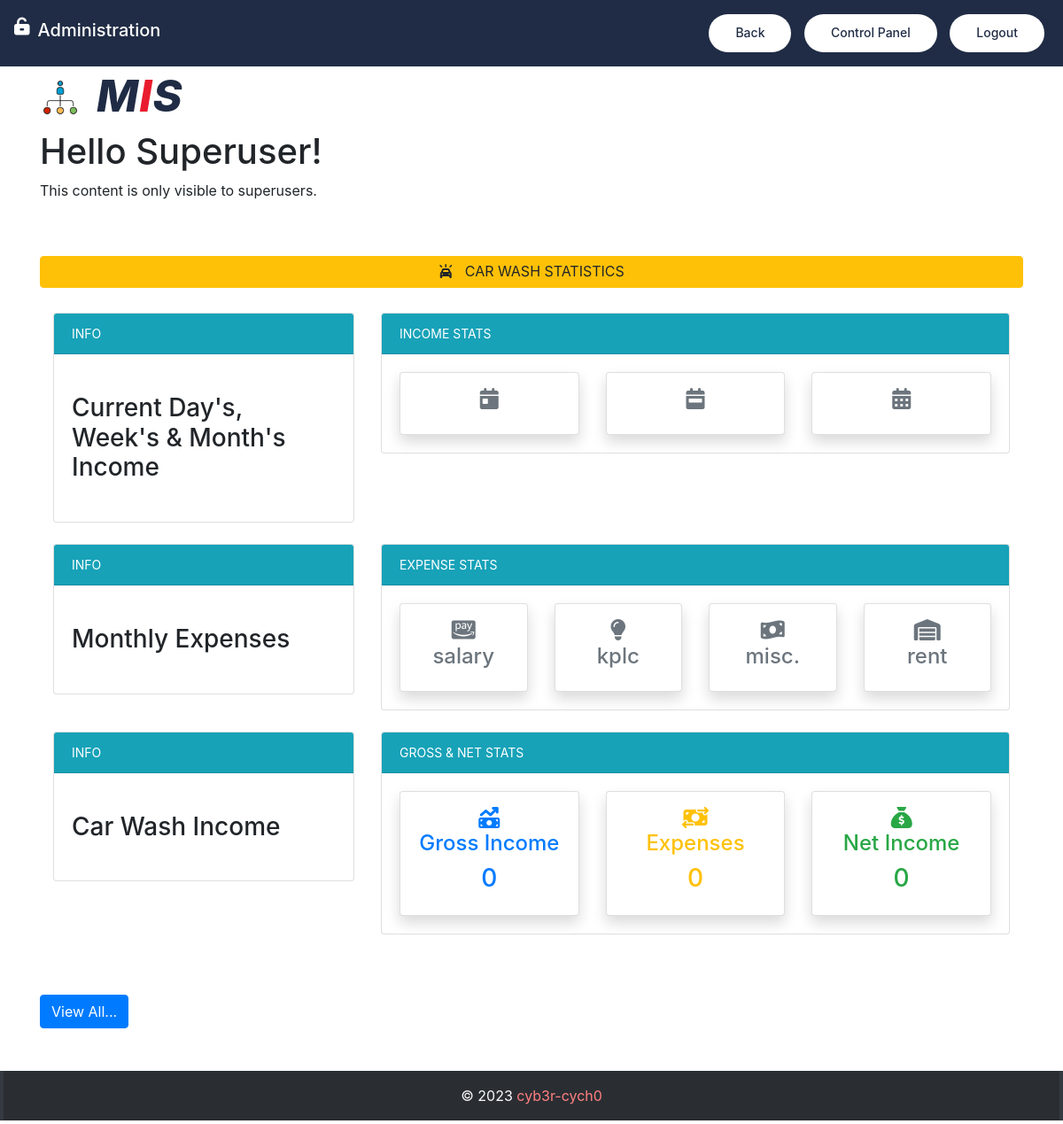
The app's page /carwash_statistics (signed in), older data.
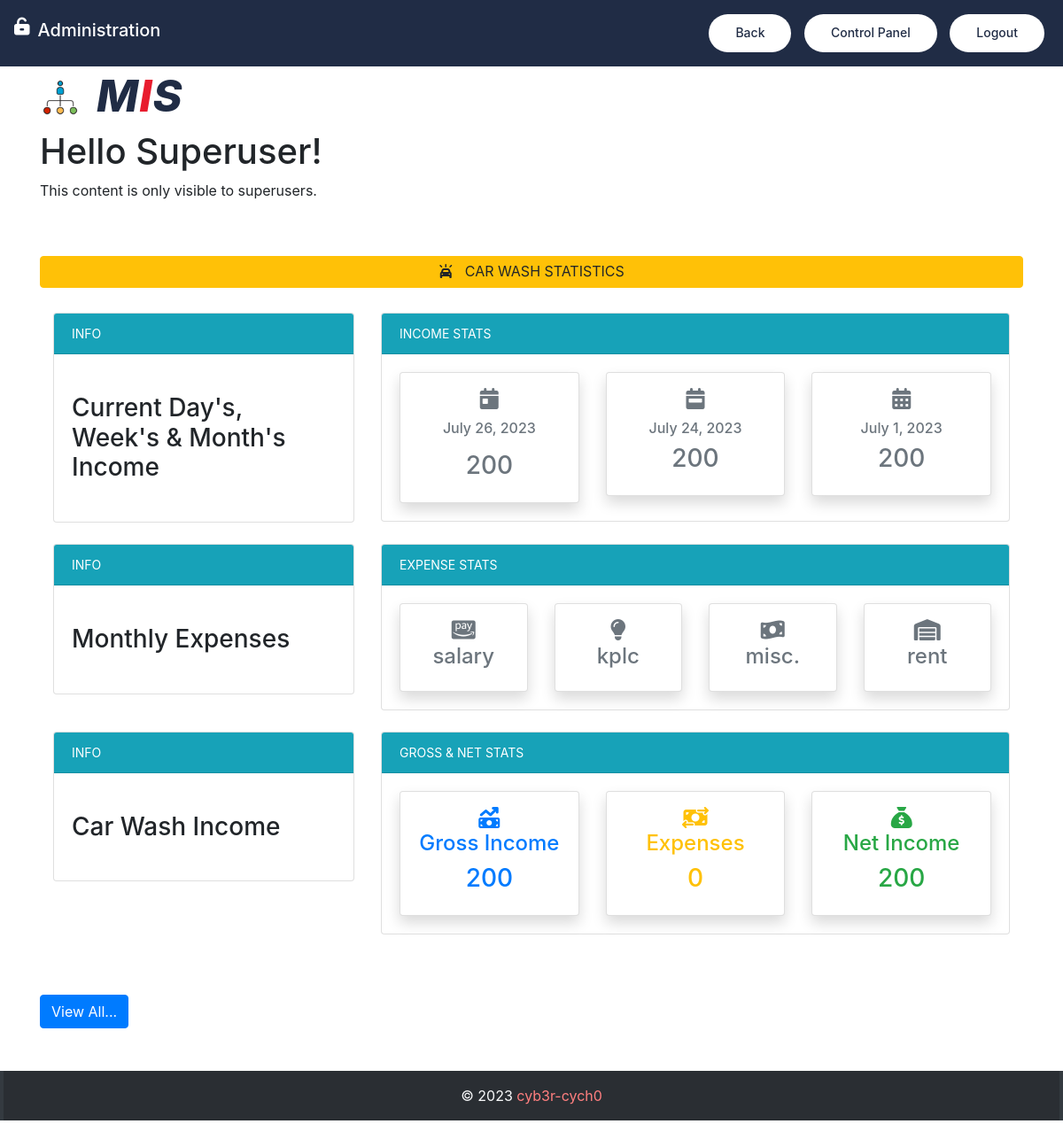
The same page, newer data.
### carapp/models.py (models this page shows, shortened)
class Car(models.Model):
    SERVICE_CHOICES = [('Car Wash', 'Car Wash'), ('Car Service', 'Car Service')]
    ADDITIONAL_SERVICES = [('Polishing', 'Polishing'), ('Buffing', 'Buffing'), ('Engine Wash', 'Engine Wash'), ('Under Wash', 'Under Wash')]
    car_model = models.CharField(max_length=100)
    car_number = models.CharField(max_length=30)
    car_notes = models.TextField()
    car_description = models.CharField(max_length=100)
    car_owner_name = models.CharField(max_length=100)
    car_owner_number = models.IntegerField()
    service_type = models.CharField(choices=SERVICE_CHOICES, max_length=15, blank=True, default='Car Wash')
    submission_date = models.DateField(default=dateutil.utils.today())
    servicing = models.CharField(choices=ADDITIONAL_SERVICES, max_length=15, blank=True)
    servicing_cost = models.IntegerField(unique=False, null=True)

### carapp/views.py (the view)
# urls.py: path('carwash_statistics', views.carwash_statistics, name='carwash_statistics'),
@login_required(login_url='login')
@cache_control(no_cache=True, must_revalidate=True, no_store=True)
def carwash_statistics(request):
    is_superuser = request.user.is_superuser
    now = datetime.datetime.now()
    all_cars = Car.objects.all()
    total_income = sum(all_cars.values_list('servicing_cost', flat=True))
    all_expenses = Expenses.objects.all()
    commissioning_expenses = sum(all_expenses.values_list('daily_commission', flat=True))
    electricity_expenses = sum(all_expenses.values_list('electricity', flat=True))
    misc_expenses = sum(all_expenses.values_list('misc_expenses', flat=True))
    rent_expenses = sum(all_expenses.values_list('rent', flat=True))
    sum_expenses = int(commissioning_expenses) + int(electricity_expenses) + int(misc_expenses) + int(rent_expenses)
    net_value = int(total_income) - int(sum_expenses)
    monthly_income = Car.objects.annotate(month=TruncMonth('submission_date')).values('month').annotate(
        total_amount=Sum('servicing_cost'))
    weekly_income = Car.objects.annotate(week=TruncWeek('submission_date')).values('week').annotate(
        total_amount=Sum('servicing_cost'))
    daily_income = Car.objects.annotate(day=TruncDay('submission_date')).values('day').annotate(
        total_amount=Sum('servicing_cost'))
    monthly_commission = Expenses.objects.annotate(month=TruncMonth('expenditure_date')).values('month').annotate(
        total_expense=Sum('daily_commission'))
    monthly_electricity = Expenses.objects.annotate(month=TruncMonth('expenditure_date')).values('month').annotate(
        total_expense=Sum('electricity'))
    monthly_misc_expenses = Expenses.objects.annotate(month=TruncMonth('expenditure_date')).values('month').annotate(
        total_expense=Sum('misc_expenses'))
    monthly_rent = Expenses.objects.annotate(month=TruncMonth('expenditure_date')).values('month').annotate(
        total_expense=Sum('rent'))
    weekly_commission = Expenses.objects.annotate(week=TruncWeek('expenditure_date')).values('week').annotate(
        total_expense=Sum('daily_commission'))
    weekly_electricity = Expenses.objects.annotate(week=TruncWeek('expenditure_date')).values('week').annotate(
        total_expense=Sum('electricity'))
    weekly_misc_expenses = Expenses.objects.annotate(week=TruncWeek('expenditure_date')).values('week').annotate(
        total_expense=Sum('misc_expenses'))
    daily_commission = Expenses.objects.annotate(day=TruncDay('expenditure_date')).values('day').annotate(
        total_expense=Sum('daily_commission'))
    daily_electricity = Expenses.objects.annotate(day=TruncDay('expenditure_date')).values('day').annotate(
        total_expense=Sum('electricity'))
    daily_misc_expenses = Expenses.objects.annotate(day=TruncDay('expenditure_date')).values('day').annotate(
        total_expense=Sum('misc_expenses'))
    context = {
        'total_income': total_income,
        'sum_expenses': sum_expenses,
        'net_value': net_value,
        'monthly_income': monthly_income,
        'weekly_income': weekly_income,
        'daily_income': daily_income,
        'monthly_commission': monthly_commission,
        'monthly_electricity': monthly_electricity,
        'monthly_misc_expenses': monthly_misc_expenses,
        'is_superuser': is_superuser,
        'monthly_rent': monthly_rent
    }
    return render(request, 'carwash/carwash_statistics.html', context)

### carapp/templates/carwash/carwash_statistics.html (shortened to what the changed rows need)
{% extends 'base.html' %}
{% load static %}
{% block nav-content %}
    <i class="fa-solid fa-unlock-keyhole ml-2 mb-3" style="color: #fff; font-size: 20px"></i>   &nbsp;&nbsp; <h2 style="color: #fff; font-size: 20px">Administration</h2>
{% endblock %}
{% block topbar %}
<div class="top-bar mt-4 pt-5">
        <div class="container mt-5">
            <div class="row align-items-center">
                <div class="col-lg-4 col-md-12">
                    <div class="logo">
                        <h1><span>M</span>I<span>S</span></h1>
                    </div>
                </div>
            </div>
        </div>
    </div>
{% endblock %}
{% block content %}
{% if is_superuser %}
    <div class="container mt-5">
        <h1>Hello Superuser!</h1>
        <p>This content is only visible to superusers.</p>
    </div>
<div class="container mb-5" style="width: 95%; font-size: 14px">
    <button class="btn btn-outline w-100 mt-1 pt-1 mb-1 no-pointer">
    </button>
    <button class="btn btn-warning w-100 mt-4 pt-1 mb-1 no-pointer">
        <i class="fa fa-car-on"></i>&nbsp;&nbsp; CAR WASH STATISTICS
    </button>
    <div class="container">
        <div class="row mt-4">
            <div class="col-md-4">
                <div class="card">
                    <div class="card-header bg-info text-white">
                        INFO
                    </div>
                    <div class="card-body">
                        <marquee behavior="" direction="">
                            <h3 class="my-4">Current Day's, Week's & Month's Income</h3>
                        </marquee>
                    </div>
                </div>
            </div>
            <div class="col-md-8">
                <div class="card">
                    <div class="card-header bg-info text-white">
                        INCOME STATS
                    </div>
                    <div class="card-body">
                        <div class="row">
                            <div class="col-md-4">
                                <a class="text-decoration-none text-dark" href="{% url 'view_all_cars' %}">
                                    <div class="card my-card shadow text-center p-3 text-secondary">
                                        <h4><i class="fa-solid fa-calendar-day"></i></h4>
                                        {% for d_income in daily_income %}
                                        {% if forloop.last or d_income.count == 1 %}
                                        <h6>{{ d_income.day }}</h6>
                                        <h3>{{ d_income.total_amount }}</h3>
                                        {% endif %}
                                        {% endfor %}
                                    </div>
                                </a>
                            </div>
                            <div class="col-md-4">
                                <a class="text-decoration-none text-dark" href="{% url 'view_all_cars' %}">
                                    <div class="card my-card shadow text-center p-3 text-secondary">
                                        <h4><i class="fa-solid fa-calendar-week"></i></h4>
                                        {% for w_income in weekly_income %}
                                        {% if forloop.last or w_income.count == 1 %}
                                        <h6>{{ w_income.week }}</h6>
                                        <h3>{{ w_income.total_amount }}</h3>
                                        {% endif %}
                                        {% endfor %}
                                    </div>
                                </a>
                            </div>
                            <div class="col-md-4">
                                <a class="text-decoration-none text-dark" href="{% url 'view_all_cars' %}">
                                    <div class="card my-card shadow text-center p-3 text-secondary">
                                        <h4><i class="fa-solid fa-calendar-days"></i></h4>
                                        {% for m_income in monthly_income %}
                                        {% if forloop.last or m_income.count == 1 %}
                                        <h6>{{ m_income.month }}</h6>
                                        <h3>{{ m_income.total_amount }}</h3>
                                        {% endif%}
                                        {% endfor %}
                                    </div>
                                </a>
                            </div>
                        </div>
                    </div>
                </div>
            </div>
        </div>
    </div>
    <div class="container">
        <div class="row mt-4">
            <div class="col-md-4">
                <div class="card">
                    <div class="card-header bg-info text-white">
                        INFO
                    </div>
                    <div class="card-body">
                        <marquee behavior="" direction="">
                            <h3 class="my-4">Monthly Expenses</h3>
                        </marquee>
                    </div>
                </div>
            </div>
            <div class="col-md-8">
                <div class="card">
                    <div class="card-header bg-info text-white">
                        EXPENSE STATS
                    </div>
                    <div class="card-body">
                        <div class="row">
                            <div class="col-md-3">
                                <a class="text-decoration-none text-dark" href="{% url 'view_all_cars' %}">
                                    <div class="card my-card shadow text-center p-3 text-secondary">
                                        <h4><i class="fa-brands fa-cc-amazon-pay"></i> <br>salary</h4>
                                    </div>
                                </a>
                            </div>
                            <div class="col-md-3">
                                <a class="text-decoration-none text-dark" href="{% url 'view_all_cars' %}">
                                    <div class="card my-card shadow text-center p-3 text-secondary">
                                        <h4><i class="fa-solid fa-lightbulb"></i> <br>kplc</h4>
                                    </div>
                                </a>
                            </div>
                            <div class="col-md-3">
                                <a class="text-decoration-none text-dark" href="{% url 'view_more' %}">
                                    <div class="card my-card shadow text-center p-3 text-secondary">
                                        <h4><i class="fa-solid fa-money-bill-wave"></i> <br>misc.</h4>
                                    </div>
                                </a>
                            </div>
                            <div class="col-md-3">
                                <a class="text-decoration-none text-dark" href="{% url 'view_more' %}">
                                    <div class="card my-card shadow text-center p-3 text-secondary">
                                        <h4><i class="fa-solid fa-warehouse"></i> <br>rent</h4>
                                    </div>
                                </a>
                            </div>
                        </div>
                    </div>
                </div>
            </div>
        </div>
    </div>
    <div class="container">
        <div class="row mt-4">
            <div class="col-md-4">
                <div class="card">
                    <div class="card-header bg-info text-white">
                        INFO
                    </div>
                    <div class="card-body">
                        <marquee behavior="" direction="">
                            <h3 class="my-4"> Car Wash Income</h3>
                        </marquee>
                    </div>
                </div>
            </div>
            <div class="col-md-8">
                <div class="card">
                    <div class="card-header bg-info text-white">
                        GROSS & NET STATS
                    </div>
                    <div class="card-body">
                        <div class="row">
                            <div class="col-md-4">
                                <a class="text-decoration-none text-dark" href="{% url 'view_all_cars' %}">
                                    <div class="card my-card shadow text-center p-3 text-primary">
                                        <h4><i class="fa-solid fa-money-bill-trend-up"></i><br>Gross Income</h4>
                                        <h3>{{ total_income }} </h3>
                                    </div>
                                </a>
                            </div>
                            <div class="col-md-4">
                                <a class="text-decoration-none text-dark" href="{% url 'view_all_cars' %}">
                                    <div class="card my-card shadow text-center p-3 text-warning">
                                        <h4><i class="fa-solid fa-money-bill-transfer"></i> <br> Expenses</h4>
                                        <h3>{{ sum_expenses }}</h3>
                                    </div>
                                </a>
                            </div>
                            <div class="col-md-4">
                                <a class="text-decoration-none text-dark" href="{% url 'view_all_cars' %}">
                                    <div class="card my-card shadow text-center p-3 text-success">
                                        <h4><i class="fa-solid fa-sack-dollar"></i><br>Net Income</h4>
                                        <h3>{{ net_value }}</h3>
                                    </div>
                                </a>
                            </div>
                        </div>
                    </div>
                </div>
            </div>
        </div>
    </div>
        <button class="btn btn-white w-100 mt-4 pt-2 mb-4 no-pointer"></button>
    <a href="{% url 'view_all_cars' %}">
        <button class="btn btn-primary mt-1">View All...</button>
    </a>
</div>
{% endif %}
{% endblock content %}

Row changes from the older to the newer data that the page shows:
added Car: day "July 26, 2023", total_amount "200"
Text that changed along with them:
{{ total_income }}: "0" → "200"
{{ net_value }}: "0" → "200"
new list line: "July 24, 2023 200"
new list line: "July 1, 2023 200"
